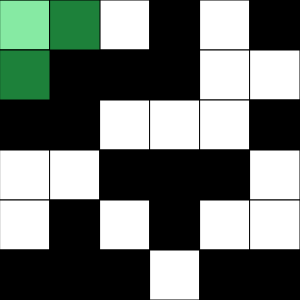
Frame 1 (no input)
Frame 60 (no input): identical to frame 1, image omitted
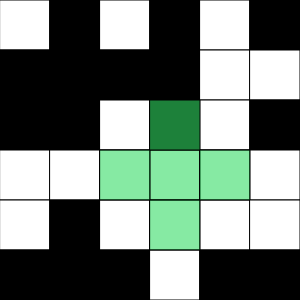
Frame 120 (the mouse pressed at the canvas centre since frame 60)

The p5.js sketch that drew these frames (run headless with seeded random() and noise() and a simulated clock; from frame 60 on, the mouse is pressed at the canvas centre):

// p5.js sketch
// ── sketch.js
// Puzzle Game Starter
// Adam Abouelela
// April 23, 2024

// A puzzle game made of tiles that can be flipped to change their color between black and white.
// To win all tiles need to be the same color whether it's black or white.
// The shape in which the tiles are flipped can be toggled between a cross or square using the spacebar.
// Holding down shift allows you to cheat by flipping a single tile.

// SQUARE_SIZE is the size of each tile, while NUM_ROWS and NUM_COLS are the number of rows and columns.
// These constants can be changed to be whatever the player wants.
const SQUARE_SIZE = 50; const NUM_ROWS = 6; const NUM_COLS = 6;

let grid = []; // grid will be a 2D array that stores the states of all tiles.
let squareMode = false; // squareMode is a boolean that  stores whether the flip mode should be a square(true) or cross(false).
let win = false; // win stores whether the player has won.
let n = 0; // n is used in the win animations.

function setup() {
  createCanvas(NUM_COLS * SQUARE_SIZE, NUM_ROWS * SQUARE_SIZE);

  // Creates a 2D array where each item is randomly either 0 or 255.
  for (let y = 0; y < NUM_ROWS; y++){
    grid.push([]);
    for (let x = 0; x < NUM_COLS; x++){
      grid[y].push(int(random(2))*255);
    }
  }
}

function draw() {
  background(220);
  
  // If the game was won, stroke is turned off so that it doesn't mess with the win animation.
  if (win){noStroke();}

  // Draws the grid.
  drawGrid();

  // Creates an overlay on top of the grid to show which tiles would be flipped, if the player was to click, using the index position in the 2D array of the tile that the mouse is closest to.
  if (!win){tileOverlay(int(constrain(mouseX/SQUARE_SIZE, 0, NUM_COLS-1)), int(constrain(mouseY/SQUARE_SIZE, 0, NUM_ROWS-1)));}
  
  // If the game was won, display a win animation.
  if (win){animateWin();}
}

function drawGrid(){
  // Draw the grid by reading the values in the 2D array "grid" and using the numbers there as the color for each square on the grid.
  for (let y = 0; y < NUM_ROWS; y++){
    for(let x = 0; x < NUM_COLS; x++){
      fill(grid[y][x]);
      square(x*SQUARE_SIZE, y*SQUARE_SIZE, SQUARE_SIZE);
    }
  }
}

// Plays one of two short animations based on the way the board was filled.
function animateWin(){
  // If the filled board was white:
  if (grid[0][0] === 255){

    // The borders between the tiles is removed and replaced by fake lines that get shorter until they disappear.
    // Animation stops when the lines have disappeared.
    stroke(0);
    if (n <= width/2){
      for (let y = 0; y <= NUM_ROWS; y++){
        for(let x = 0; x <= NUM_COLS; x++){line(x*SQUARE_SIZE, 0+n, x*SQUARE_SIZE, height-n);}
        line(0+n, y*SQUARE_SIZE, width-n, y*SQUARE_SIZE);
      }
      n += 3; // The length of each line gets shorter by n*2 each frame.
    }
    
    else{textWin();} // When the animation has stopped display 'YOU WIN!'.
  }
  
  // If the filled board was black:
  else{
    // A white rectangle as wide as the screen spawns at the center and vertically grows until it fill the screen.
    // The 'YOU WIN!' text is always displayed but camoflauges with the black tiles to make it seem like it is being revealed.
    fill(255);
    rect(0, height/2-n/2, width, n);
    textWin();
    
    if (n <= height){n += 0.01*pow(n, 1.3)+1;} // The height of the rectangle 'n' grows exponentially until it spans the whole height of the screen.
  }
}

// Display 'YOU WIN!' in black on the center of the screen.
function textWin(){
  fill(0);
  textSize(SQUARE_SIZE*NUM_COLS/5);
  textAlign(CENTER, CENTER);
  text('YOU WIN!', width/2, height/2);
}

// This function flips the color of the correct tiles when the player clicks.
function flipTiles(x, y){
  // Flips the center tile.
  if (grid[y][x] === 255){grid[y][x] = 0;}
  else{grid[y][x] = 255;}

  // Checks to see if shift is held down before flipping more tiles. If it is held down, it won't flip more tiles.
  if (!keyIsDown(SHIFT)){

    // All tiles except the center tile are checked to make sure they exist before they can be flipped.
    // The bottom and right tiles are immediately flipped no matter the state of squareMode.
    if (y !== NUM_ROWS-1){
      if (grid[y+1][x] === 255){grid[y+1][x] = 0;}
      else{grid[y+1][x] = 255;}
    }

    if (x !== NUM_COLS-1){
      if (grid[y][x+1] === 255){grid[y][x+1] = 0;}
      else{grid[y][x+1] = 255;}
    }

    // If the flip mode is square, then the bottom-right tile is flipped.
    if (squareMode){
      if (x !== NUM_COLS-1 && y !== NUM_ROWS-1){
        if (grid[y+1][x+1] === 255){grid[y+1][x+1] = 0;}
        else{grid[y+1][x+1] = 255;}
      }
    }

    // If the flip mode isn't square (so it's a cross), then the top and left tiles are flipped.
    else{
      if (y !== 0){
        if (grid[y-1][x] === 255){grid[y-1][x] = 0;}
        else{grid[y-1][x] = 255;}
      }

      if (x !== 0){
        if (grid[y][x-1] === 255){grid[y][x-1] = 0;}
        else{grid[y][x-1] = 255;}
      }
    }
  }
}

// Creates an overlay on the tiles that would be flipped if the player clicks.
// This function works similarly to how flipTiles() works in terms of checking which tiles should be flipped/highlighted.
function tileOverlay(x, y){
  // Green semi-transparent color.
  fill(50, 220, 100, 150);

  // The center tile is always highlighted.
  square(x*SQUARE_SIZE, y*SQUARE_SIZE, SQUARE_SIZE);

  // Will only highlight other tiles if the player isn't holding shift.
  if (!keyIsDown(SHIFT)){
    // All tiles except the center are checked to make sure that they exist before highlighting them.
    // The bottom and right tiles are highlighted immediately since they are highlighted in both cross and square mode.
    if (y !== NUM_ROWS-1){square(x*SQUARE_SIZE, (y+1)*SQUARE_SIZE, SQUARE_SIZE);}
    if (x !== NUM_COLS-1){square((x+1)*SQUARE_SIZE, y*SQUARE_SIZE, SQUARE_SIZE);}

    // Highlights the bottom-right tile if square mode is active.
    if (squareMode){if (x !== NUM_COLS-1 && y !== NUM_ROWS-1){square((x+1)*SQUARE_SIZE, (y+1)*SQUARE_SIZE, SQUARE_SIZE);}}

    // Hightlights the top and left tiles if square mode isn't active (which means that cross mode is active instead).
    else{
      if (y !== 0){square(x*SQUARE_SIZE, (y-1)*SQUARE_SIZE, SQUARE_SIZE);}
      if (x !== 0){square((x-1)*SQUARE_SIZE, y*SQUARE_SIZE, SQUARE_SIZE);}
    }
  }
}

// Checks to see if every tile's color is equal to the first tile. If so, it returns true.
function checkWin(){
  let tile = grid[0][0];
  for (let y = 0; y < NUM_ROWS; y++){
    for(let x = 0; x < NUM_COLS; x++){
      // If any tile doesn't match the first tile, return false.
      if (tile !== grid[y][x]){
        return false;
      }
    }
  }
  return true;
}

function mousePressed(){
  // If the mouse is on the canvas while a left click occurs and the game hasn't been won, certain tiles will flip color.
  if (mouseButton === LEFT && mouseX <= width && mouseY <= height && !win){
    // Flip the correct tiles using the index position in the 2D array of the tile that the mouse is closest to.
    flipTiles(int(constrain(mouseX/SQUARE_SIZE, 0, NUM_COLS-1)), int(constrain(mouseY/SQUARE_SIZE, 0, NUM_ROWS-1)));
    // Check to see if the flip caused the game to be won.
    win = checkWin();
  }
}

// When the spacebar is pressed toggle the tile flip mode between a square and a cross.
function keyPressed(){
  if (key === ' '){
    if (squareMode){squareMode = false;}
    else{squareMode = true;}
  }
}
